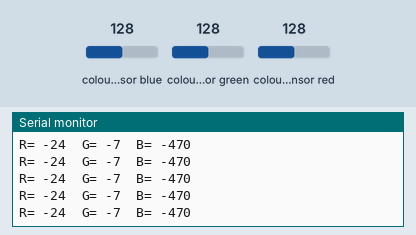
Recording of a sketch running on a simulated Arduino Uno, built with avr-gcc and run on an emulated ATmega328P. Shown: the last lines printed to the serial monitor. Wiring (inferred from the names in the program): TCS3200 colour sensor: output pin 3; S2 pin 5; S3 pin 4; S0 pin 6; S1 pin 7. The test bench sets the inputs (shaded band); at power-on: colour sensor blue 128, colour sensor green 128, colour sensor red 128.

Above: at 1.2 s.
1.3 s: colour sensor blue set to 64
At 1.31 s:
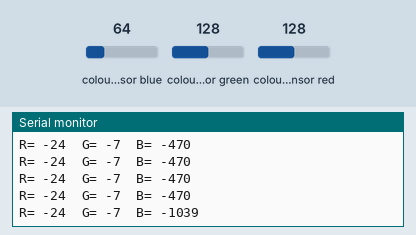
4.3 s: colour sensor green set to 5
At 4.3 s:
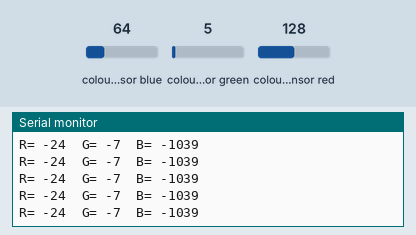
7.3 s: colour sensor red set to 5
At 7.33 s:
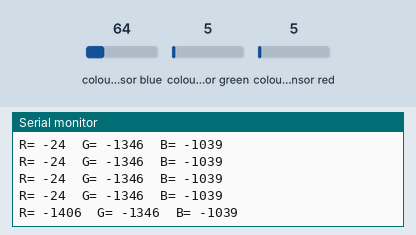
10.3 s: colour sensor blue set to 5
At 10.33 s:
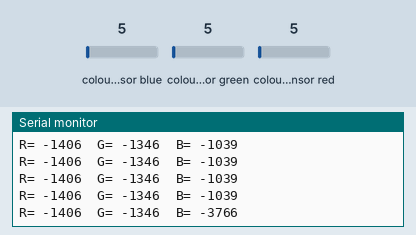
13.3 s: colour sensor green set to 64
At 13.31 s:
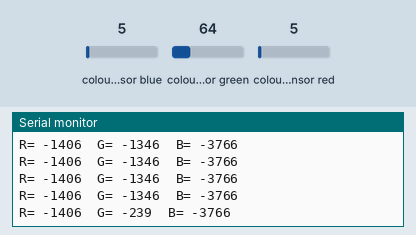
16.3 s: colour sensor red set to 64
At 16.31 s:
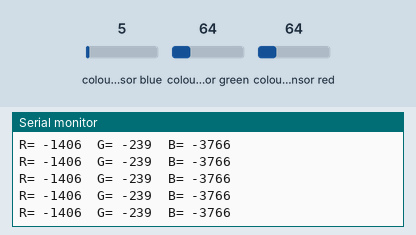
Timing chart, 0 to 19.3 s (numbered marks = the images above; inputs shaded):
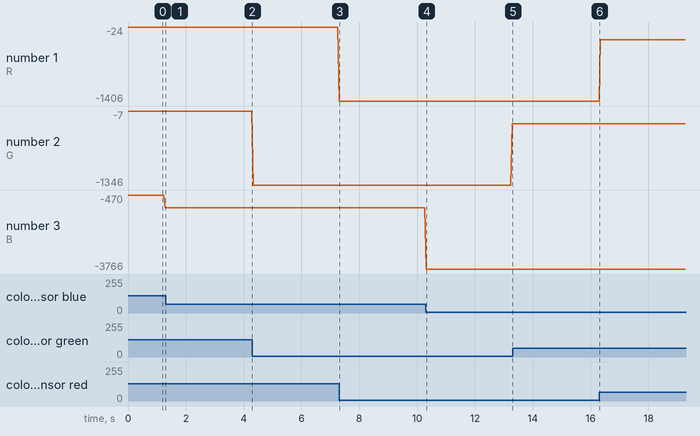

Measured:
- after the input at 7.3 s, the serial monitor: prints a new line at once (image 3)
- after the input at 10.3 s, the serial monitor: prints a new line at once (image 4)
- plotted number 1: -24 → -1406 after the input at 7.3 s, -1406 → -263 after the input at 16.3 s
- plotted number 2: -7 → -1346 after the input at 4.3 s, -1346 → -239 after the input at 10.3 s
- plotted number 3: -1039 → -3766 after the input at 10.3 s

The sketch:

color_vlaue.ino
```cpp
#define S0 6
#define S1 7
#define S2 5
#define S3 4
#define sensorOut 3
int frequency = 0;
void setup() {
  pinMode(S0, OUTPUT);
  pinMode(S1, OUTPUT);
  pinMode(S2, OUTPUT);
  pinMode(S3, OUTPUT);
  pinMode(sensorOut, INPUT);

  // Setting frequency-scaling to 20%
  digitalWrite(S0,HIGH);
  digitalWrite(S1,LOW);

  Serial.begin(9600);
}
void loop() {
  // Setting red filtered photodiodes to be read
  digitalWrite(S2,LOW);
  digitalWrite(S3,LOW);
  // Reading the output frequency
  frequency = pulseIn(sensorOut, LOW);
  //Remaping the value of the frequency to the RGB Model of 0 to 255
  frequency = map(frequency, 5,36,255,0);
  // Printing the value on the serial monitor
  Serial.print("R= ");//printing name
  Serial.print(frequency);//printing RED color frequency
  Serial.print("  ");
  delay(15);
  // Setting Green filtered photodiodes to be read
  digitalWrite(S2,HIGH);
  digitalWrite(S3,HIGH);
  // Reading the output frequency
  frequency = pulseIn(sensorOut, LOW);
  //Remaping the value of the frequency to the RGB Model of 0 to 255
  frequency = map(frequency, 6,38,255,0);
  // Printing the value on the serial monitor
  Serial.print("G= ");//printing name
  Serial.print(frequency);//printing RED color frequency
  Serial.print("  ");
  delay(15);
  // Setting Blue filtered photodiodes to be read
  digitalWrite(S2,LOW);
  digitalWrite(S3,HIGH);
  // Reading the output frequency
  frequency = pulseIn(sensorOut, LOW);
  //Remaping the value of the frequency to the RGB Model of 0 to 255
  frequency = map(frequency, 2,15,255,0);
  // Printing the value on the serial monitor
  Serial.print("B= ");//printing name
  Serial.print(frequency);//printing RED color frequency
  Serial.println("  ");
  delay(15);
}
```
